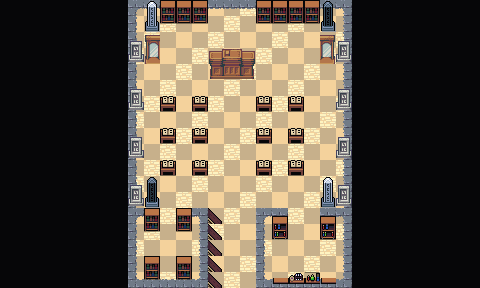

This game map was drawn from its Tiled (.tmx) file and the tilesets committed beside it. A one-line description and the trimmed map source follow:
An orthogonal 30x18 tile map with 16x16 px tiles, 4 tile layers (Collision, Background, Ground and Walls, Clutter), 3 tilesets and 27 objects.

<map version="1.10" tiledversion="1.11.2" orientation="orthogonal" renderorder="right-down" width="30" height="18" tilewidth="16" tileheight="16" infinite="0" nextlayerid="7" nextobjectid="85">
 <editorsettings>
  <export target="wastetown..tmx" format="tmx" />
 </editorsettings>
 <properties>
  <property name="dungeonEffect" value="{&quot;startBattleWithCard&quot;: [ &quot;Silverquill Apprentice&quot; ]}" />
 </properties>
 <tileset firstgid="1" source="../../../../common/maps/tileset/main.tsx" />
 <tileset firstgid="10113" source="../../../../common/maps/tileset/buildings.tsx" />
 <tileset firstgid="11905" source="../../../../common/maps/tileset/dungeon/dungeon_bis.tsx" />
 <layer id="6" name="Collision" width="30" height="18">
  <data>[540 cells, 252 non-empty, 12 distinct tile ids]</data>
 </layer>
 <layer id="1" name="Background" width="30" height="18">
  <data>[540 cells, 539 non-empty, 5 distinct tile ids]</data>
 </layer>
 <layer id="2" name="Ground and Walls" width="30" height="18">
  <data>[540 cells, 89 non-empty, 20 distinct tile ids]</data>
 </layer>
 <layer id="3" name="Clutter" width="30" height="18">
  <properties>
   <property name="spriteLayer" type="bool" value="true" />
  </properties>
  <data>[540 cells, 124 non-empty, 28 distinct tile ids]</data>
 </layer>
 <objectgroup id="4" name="Objects">
  <object id="38" template="../../../../common/maps/obj/entry_up.tx" x="207.09" y="288.3" width="51" height="16">
   <properties>
    <property name="teleport" value="" />
   </properties>
  </object>
  <object id="50" template="../../../../common/maps/obj/enemy.tx" x="161.006" y="191.459">
   <properties>
    <property name="enemy" value="Felisa" />
    <property name="threatRange" type="int" value="20" />
   </properties>
  </object>
  <object id="52" template="../../../../common/maps/obj/gold.tx" x="270.167" y="270.5" />
  <object id="53" template="../../../../common/maps/obj/enemy.tx" x="223.16" y="41.762">
   <properties>
    <property name="effect" value="{&quot;startBattleWithCard&quot;: [&quot;Hall of Oracles|STX&quot;, &quot;Sparring Regimen&quot;]}" />
    <property name="enemy" value="Shadrix" />
    <property name="reward">[
  {
    "type": "item",
    "probability": 1,
    "count": 1,
    "itemName": "Silverquill Key"
  }
]
</property>
   </properties>
  </object>
  <object id="57" template="../../../../common/maps/obj/booster.tx" x="294.308" y="269.487">
   <properties>
    <property name="reward">[
  {
    "editions": [ "STX" ],
    "type": "card",
    "count": 10,
    "rarity": [ "Common" ]
  },
  {
    "editions": [ "STX" ],
    "type": "card",
    "count": 3,
    "rarity": [ "Uncommon" ]
  },
  {
    "editions": [ "STX" ],
    "type": "card",
    "count": 1,
    "rarity": [ "Rare", "Mythic Rare" ]
  }
]
</property>
   </properties>
  </object>
  <object id="58" template="../../../../common/maps/obj/manashards.tx" x="317.975" y="272.958" />
  <object id="59" template="../../../../common/maps/obj/enemy.tx" x="254.878" y="125.935">
   <properties>
    <property name="enemy" value="Shaile" />
    <property name="speedModifier" type="float" value="10" />
    <property name="threatRange" type="int" value="40" />
   </properties>
  </object>
  <object id="60" template="../../../../common/maps/obj/enemy.tx" x="191.392" y="125.555">
   <properties>
    <property name="enemy" value="Breena" />
    <property name="speedModifier" type="float" value="10" />
    <property name="threatRange" type="int" value="40" />
   </properties>
  </object>
  <object id="61" template="../../../../common/maps/obj/enemy.tx" x="288.444" y="192.133">
   <properties>
    <property name="enemy" value="Killian" />
    <property name="threatRange" type="int" value="20" />
   </properties>
  </object>
  <object id="66" template="../../../../common/maps/obj/dialog.tx" x="203.833" y="219.583" width="52" height="15.5" visible="1">
   <properties>
    <property name="dialog">[
{
   "text": "The inhabitants of the classrom ahead are embroiled in a heated debate as you approach. Instantly, the chatter falls to silence. At the class's front, a dragon pauses its lecture and gives you a derisive glare.
'Silverquill isn't accepting new students at the moment. Leave now, or become an object lesson on how deadly words can be when applied with the right magical backing.'",
   "options": [{
      "name": "(Continue)", "action": [{"deleteMapObject":-1}]}]
}
]</property>
   </properties>
  </object>
  <object id="67" template="../../../../common/maps/obj/gate.tx" gid="1073745949" x="287.508" y="215.561" width="34.1665" height="20.1818" rotation="0">
   <properties>
    <property name="dialog">[{
    "text":"This gate is locked.",
    "options":[
    { "name":"Leave" },
    {      
        "name":"Unlock with Silverquill Key",     
        "condition":[{"item":"Silverquill Key"}],    
        "text":"The gate swings open.",
        "options":[{"name":"Continue", "action":[ {"deleteMapObject":-1}, {"deleteMapObject":69}, {"removeItem":"Silverquill Key"}]} ]
    }
    ]
}]</property>
   </properties>
  </object>
  <object id="68" template="../../../../common/maps/obj/scroll.tx" x="158.624" y="248.676">
   <properties>
    <property name="reward" value="[ { &quot;type&quot;: &quot;card&quot;, &quot;cardName&quot;: &quot;Shineshadow Snarl&quot;, &quot;editions&quot;: [ &quot;STX&quot; ], &quot;count&quot;: 1 } ]" />
   </properties>
  </object>
  <object id="70" template="../../../../common/maps/obj/collision.tx" x="209.218" y="45.5279" width="45.4828" height="33.515" />
  <object id="71" template="../../../../common/maps/obj/collision.tx" x="257.543" y="-0.649217" width="77.6994" height="25.9978" />
  <object id="72" template="../../../../common/maps/obj/collision.tx" x="144.248" y="-3.33393" width="61.5911" height="25.9978" />
  <object id="73" template="../../../../common/maps/obj/collision.tx" x="144.785" y="31.0304" width="16.4879" height="33.515" />
  <object id="74" template="../../../../common/maps/obj/collision.tx" x="318.754" y="31.5674" width="16.4879" height="33.515" />
  <object id="75" template="../../../../common/maps/obj/collision.tx" x="319.291" y="173.32" width="16.4879" height="33.515" />
  <object id="76" template="../../../../common/maps/obj/collision.tx" x="143.174" y="174.394" width="16.4879" height="33.515" />
  <object id="77" template="../../../../common/maps/obj/collision.tx" x="337.256" y="88.7425" width="14.4879" height="20.515" />
  <object id="78" template="../../../../common/maps/obj/collision.tx" x="336.756" y="41.7425" width="14.4879" height="20.515" />
  <object id="79" template="../../../../common/maps/obj/collision.tx" x="336.756" y="136.243" width="14.4879" height="20.515" />
  <object id="80" template="../../../../common/maps/obj/collision.tx" x="335.756" y="184.243" width="14.4879" height="20.515" />
  <object id="81" template="../../../../common/maps/obj/collision.tx" x="128.256" y="184.743" width="14.4879" height="20.515" />
  <object id="82" template="../../../../common/maps/obj/collision.tx" x="128.756" y="137.243" width="14.4879" height="20.515" />
  <object id="83" template="../../../../common/maps/obj/collision.tx" x="127.756" y="89.7425" width="14.4879" height="20.515" />
  <object id="84" template="../../../../common/maps/obj/collision.tx" x="129.256" y="39.2425" width="14.4879" height="20.515" />
 </objectgroup>
</map>
